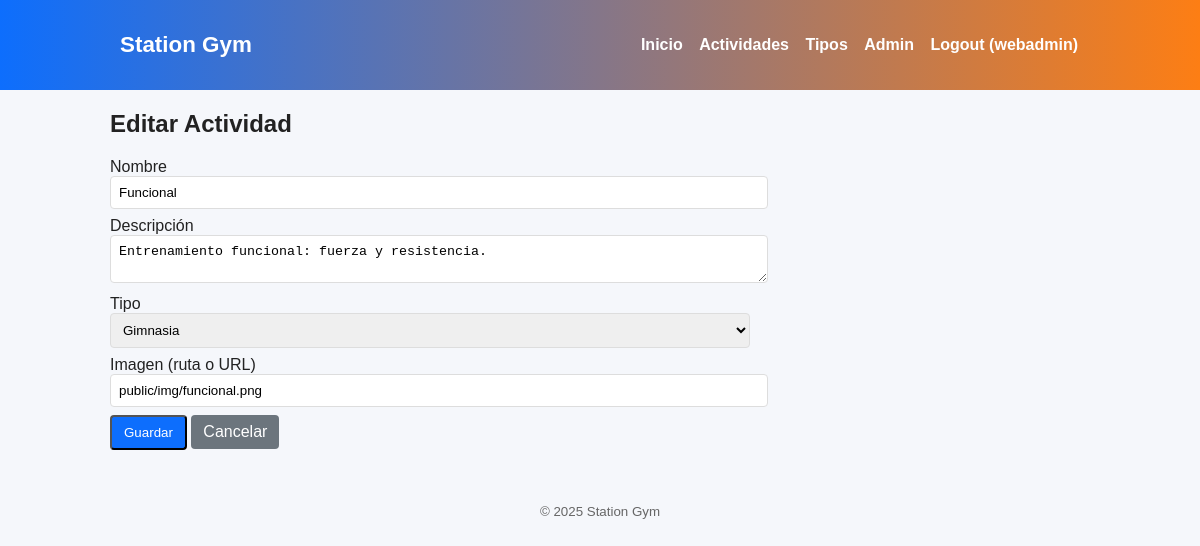
The app's page /station-gym/public/?action=admin&op=edit&subject=actividad&id=1 (signed in) with its own data.
### tables this page shows
CREATE TABLE `actividades` (
  `id` int(11) NOT NULL,
  `nombre` varchar(255) NOT NULL,
  `descripcion` text DEFAULT NULL,
  `imagen` varchar(255) DEFAULT NULL,
  `tipo_id` int(11) DEFAULT NULL,
  `created_at` timestamp NOT NULL DEFAULT current_timestamp()
);

CREATE TABLE `tipos` (
  `id` int(11) NOT NULL,
  `nombre` varchar(100) NOT NULL
);

### station-gym/app/views/admin/actividad_form.phtml (the view, shortened to what this page needs)
<h2><?= isset($actividad) ? 'Editar' : 'Crear' ?> Actividad</h2>
<form method="post" style="max-width:640px;">
  <label>Nombre</label>
  <input class="form-control" name="nombre" value="<?= htmlspecialchars($actividad['nombre'] ?? '') ?>" required>
  <label>Descripción</label>
  <textarea class="form-control" name="descripcion"><?= htmlspecialchars($actividad['descripcion'] ?? '') ?></textarea>
  <label>Tipo</label>
  <select class="form-control" name="tipo_id">
    <?php foreach($tipos as $t): ?>
      <option value="<?= $t['id'] ?>" <?= isset($actividad) && $actividad['tipo_id']==$t['id'] ? 'selected' : '' ?>><?= htmlspecialchars($t['nombre']) ?></option>
    <?php endforeach; ?>
  </select>
  <label>Imagen (ruta o URL)</label>
  <input class="form-control" name="imagen" value="<?= htmlspecialchars($actividad['imagen'] ?? '') ?>">
  <button class="btn" type="submit"><?= isset($actividad) ? 'Guardar' : 'Crear' ?></button>
  <a class="btn secondary" href="<?= BASE_URL ?>?action=admin&op=list&subject=actividades">Cancelar</a>
</form>

### station-gym/public/css/style.css (style rules this page uses)
body { font-family: Arial, sans-serif; margin:0; padding:0; background:#f5f7fb; color:#222; }
.form-control { width:100%; padding:8px; margin-bottom:8px; border:1px solid #ddd; border-radius:4px; }
.btn { display:inline-block; padding:8px 12px; background:#0d6efd; color:white; text-decoration:none; border-radius:4px; }
.btn.secondary { background:#6c757d; }

### records on screen
actividades: nombre "Funcional", descripcion "Entrenamiento funcional: fuerza y resistencia.", tipo_id "Gimnasia", imagen "public/img/funcional.png"

### other values on screen
$_SESSION['user']['username'] "webadmin"
